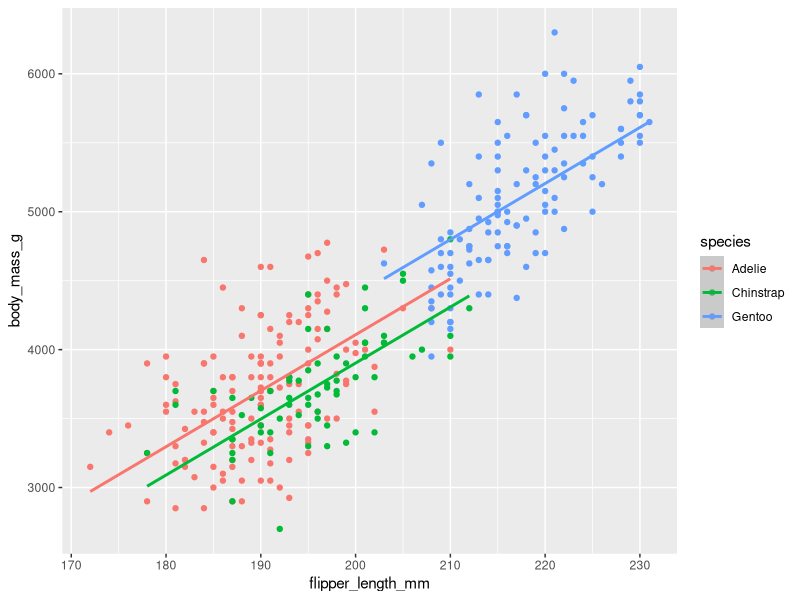
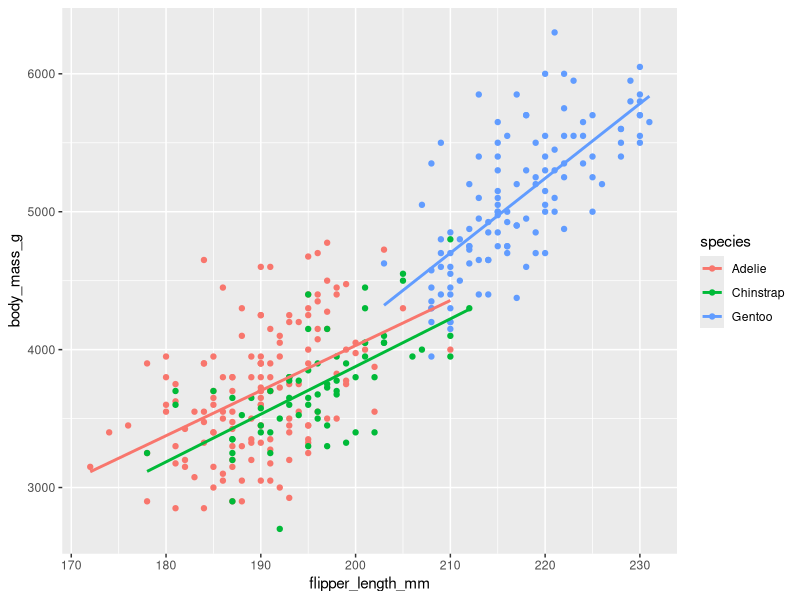

The R source for these figures, in order:
## ---- chunk 1
library(tidyverse)
library(broom)
library(palmerpenguins)

penguins <- penguins %>% drop_na(sex)
## ---- chunk 2
model_basic <- lm(body_mass_g ~ flipper_length_mm + species,
                  data = penguins)

tidy(model_basic)
## ---- chunk 3
basic_predictions <- augment(model_basic, penguins)

ggplot(penguins, aes(x = flipper_length_mm, y = body_mass_g)) +
  geom_point(aes(color = species)) +
  geom_smooth(data = basic_predictions, aes(y = .fitted, color = species))
## ---- chunk 4
model_interaction <- lm(body_mass_g ~ flipper_length_mm * species,
                        data = penguins)

tidy(model_interaction)
## ---- chunk 5
ggplot(penguins, aes(x = flipper_length_mm, y = body_mass_g)) +
  geom_point(aes(color = species)) +
  geom_smooth(aes(color = species), method = "lm", se = FALSE)
